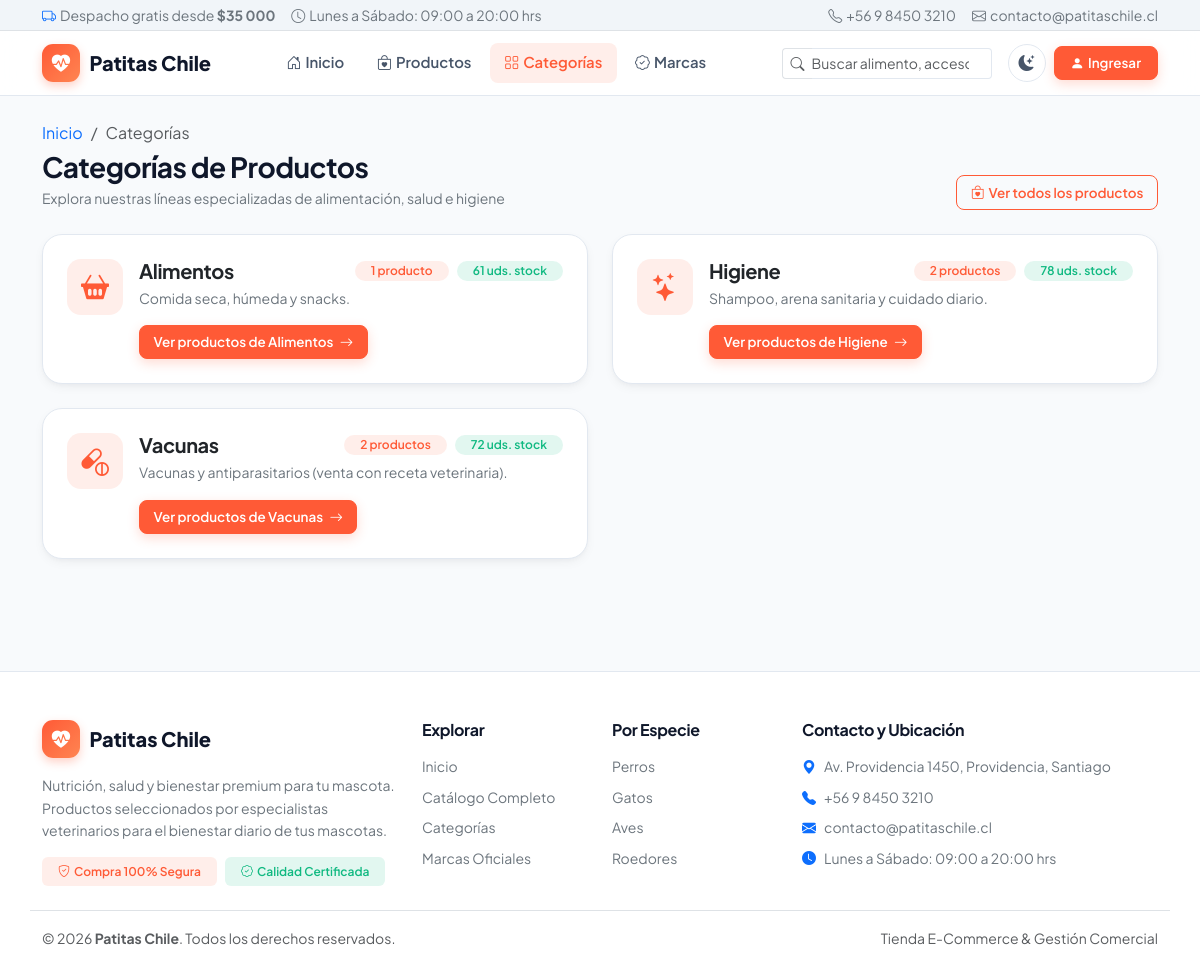
Page /categorias/ on the committed database.
### webapp/models.py (models this page shows, shortened)
class ConfiguracionTienda(models.Model):
    nombre_tienda = models.CharField(max_length=100, default='Patitas Chile')
    slogan = models.CharField(max_length=200, default='Nutrición, salud y bienestar premium para tu mascota')
    email_contacto = models.EmailField(default='contacto@patitaschile.cl')
    telefono_contacto = models.CharField(max_length=30, default='+56 9 8450 3210')
    direccion = models.CharField(max_length=200, default='Av. Providencia 1450, Providencia, Santiago')
    horario_atencion = models.CharField(max_length=120, default='Lunes a Sábado: 09:00 a 20:00 hrs')
    iva_porcentaje = models.PositiveIntegerField(default=19)
    stock_minimo_alerta = models.PositiveIntegerField(default=10)
    envio_gratis_desde = models.PositiveIntegerField(default=35000)
    actualizado = models.DateTimeField(auto_now=True)
    class Meta:
        verbose_name = 'Configuración de Tienda'
        verbose_name_plural = 'Configuraciones de Tienda'
    @classmethod
    def obtener(cls):
        obj, _ = cls.objects.get_or_create(pk=1)
        return obj

class Categoria(models.Model):
    nombre = models.CharField(max_length=60, unique=True)
    descripcion = models.TextField(blank=True)
    class Meta:
        ordering = ['nombre']

### webapp/views.py (the view)
# urls.py: path('categorias/', views.lista_categorias, name='lista_categorias'),
def lista_categorias(request):
    categorias = Categoria.objects.annotate(
        total=Count('productos'),
        stock_total=Sum('productos__stock'),
    )
    return render(request, 'categorias.html', {'categorias': categorias})

### templates/categorias.html (shortened to what this page needs)
{% extends 'base.html' %}
{% block content %}
<div class="fade-in-up">
  <div class="d-flex flex-wrap justify-content-between align-items-end gap-3 mb-4">
    <div>
      <nav aria-label="breadcrumb">
        <ol class="breadcrumb small mb-1">
          <li class="breadcrumb-item"><a href="{% url 'portal_home' %}" class="text-decoration-none">Inicio</a></li>
          <li class="breadcrumb-item active" aria-current="page">Categorías</li>
        </ol>
      </nav>
      <h1 class="h3 fw-bold mb-1">Categorías de Productos</h1>
      <p class="small text-secondary mb-0">Explora nuestras líneas especializadas de alimentación, salud e higiene</p>
    </div>
    <a href="{% url 'lista_productos' %}" class="btn btn-sm btn-outline-primary">
      <i class="bi bi-bag-heart me-1"></i>Ver todos los productos
    </a>
  </div>
  <div class="row g-4 mb-4">
    {% for c in categorias %}
    <div class="col-12 col-md-6">
      <div class="card card-hover h-100 p-4">
        <div class="d-flex align-items-start gap-3">
          <div class="kpi-icon badge-soft-primary fs-3" style="width: 56px; height: 56px;">
            {% if 'Alimento' in c.nombre %}<i class="bi bi-basket2-fill"></i>
            {% elif 'Vacuna' in c.nombre %}<i class="bi bi-capsule-pill"></i>
            {% elif 'Higiene' in c.nombre %}<i class="bi bi-stars"></i>
            {% else %}<i class="bi bi-box2-heart-fill"></i>{% endif %}
          </div>
          <div class="flex-grow-1">
            <div class="d-flex flex-wrap justify-content-between align-items-center gap-2 mb-1">
              <h2 class="h5 fw-bold mb-0">{{ c.nombre }}</h2>
              <div class="d-flex gap-2">
                <span class="badge badge-soft-primary rounded-pill px-3 py-1">{{ c.total }} producto{{ c.total|pluralize }}</span>
                <span class="badge badge-soft-success rounded-pill px-3 py-1">{{ c.stock_total|default:0 }} uds. stock</span>
              </div>
            </div>
            <p class="text-secondary small mb-3">
              {{ c.descripcion|default:"Productos seleccionados para el cuidado integral de tu mascota." }}
            </p>
            <a href="{% url 'lista_productos' %}?categoria={{ c.id }}" class="btn btn-sm btn-primary">
              Ver productos de {{ c.nombre }} <i class="bi bi-arrow-right ms-1"></i>
            </a>
          </div>
        </div>
      </div>
    </div>
    {% endfor %}
  </div>
</div>
{% endblock %}

### templates/base.html (shortened to what this page needs)
{% load static %}
<!DOCTYPE html>
<html lang="es" data-bs-theme="light">
<head>
  <link href="https://cdn.jsdelivr.net/npm/bootstrap@5.3.3/dist/css/bootstrap.min.css" rel="stylesheet">
  <link rel="stylesheet" href="https://cdn.jsdelivr.net/npm/bootstrap-icons@1.11.3/font/bootstrap-icons.min.css">
  <link rel="stylesheet" href="{% static 'css/estilos.css' %}">
</head>
<body class="d-flex flex-column min-vh-100">
  <div class="border-bottom py-1 small" style="background-color: var(--bg-surface-alt);">
    <div class="container d-flex flex-wrap justify-content-between align-items-center gap-2">
      <div class="text-secondary d-flex align-items-center gap-3">
        <span><i class="bi bi-truck text-primary me-1"></i>Despacho gratis desde <strong>${{ config_tienda.envio_gratis_desde|floatformat:"0g" }}</strong></span>
        <span class="d-none d-md-inline"><i class="bi bi-clock me-1"></i>{{ config_tienda.horario_atencion }}</span>
      </div>
      <div class="text-secondary d-flex align-items-center gap-3">
        <span class="d-none d-sm-inline"><i class="bi bi-telephone me-1"></i>{{ config_tienda.telefono_contacto }}</span>
        <span><i class="bi bi-envelope me-1"></i>{{ config_tienda.email_contacto }}</span>
      </div>
    </div>
  </div>
  <nav class="navbar navbar-expand-lg navbar-patitas" aria-label="Navegación principal">
    <div class="container">
      <a class="brand-logo" href="{% url 'portal_home' %}">
        <span class="brand-icon"><i class="bi bi-heart-pulse-fill"></i></span>
        <span>{{ config_tienda.nombre_tienda }}</span>
      </a>
      <div class="d-flex align-items-center gap-2 order-lg-3">
        <button type="button" class="theme-toggle-btn" id="themeToggleBtn" aria-label="Cambiar modo de color" title="Cambiar modo claro/oscuro">
          <i class="bi bi-moon-stars-fill" id="themeToggleIcon"></i>
        </button>
        {% if user.is_authenticated %}
          {% if user.is_superuser %}
          <a class="btn btn-sm btn-primary d-inline-flex align-items-center gap-1" href="{% url 'admin_api' %}">
            <i class="bi bi-grid-1x2-fill"></i>
            <span>Panel Admin</span>
          </a>
          {% endif %}
          <div class="dropdown">
            <button class="btn btn-sm btn-outline-secondary dropdown-toggle d-inline-flex align-items-center gap-1 border" type="button" data-bs-toggle="dropdown" aria-expanded="false">
              <i class="bi bi-person-circle text-primary"></i>
              <span class="d-none d-sm-inline">{{ user.username }}</span>
            </button>
            <ul class="dropdown-menu dropdown-menu-end shadow border-0 rounded-3 mt-2">
              <li class="px-3 py-2 border-bottom">
                <div class="fw-bold small">{{ user.username }}</div>
                <div class="text-muted" style="font-size: 0.75rem;">
                  {% if user.is_superuser %}Administrador General{% elif user.is_staff %}Equipo Staff{% else %}Cliente Registrado{% endif %}
                </div>
              </li>
              {% if user.is_superuser %}
              <li><a class="dropdown-item py-2 small fw-semibold" href="{% url 'admin_api' %}"><i class="bi bi-speedometer2 me-2 text-primary"></i>Panel de Administración</a></li>
              <li><a class="dropdown-item py-2 small" href="{% url 'admin_api' %}?seccion=ventas"><i class="bi bi-receipt-cutoff me-2 text-success"></i>Contabilidad de Ventas</a></li>
              <li><a class="dropdown-item py-2 small" href="{% url 'admin_api' %}?seccion=productos"><i class="bi bi-box-seam me-2 text-info"></i>Gestión de Catálogo</a></li>
              <li><hr class="dropdown-divider"></li>
              {% endif %}
              <li><a class="dropdown-item py-2 small text-danger" href="{% url 'logout' %}"><i class="bi bi-box-arrow-right me-2"></i>Cerrar sesión</a></li>
            </ul>
          </div>
        {% else %}
          <a class="btn btn-sm btn-primary px-3" href="{% url 'login' %}">
            <i class="bi bi-person-fill me-1"></i>Ingresar
          </a>
        {% endif %}
      </div>
      <div class="collapse navbar-collapse order-lg-2" id="navMenu">
        <ul class="navbar-nav mx-auto mb-2 mb-lg-0 gap-1">
          <li class="nav-item">
            <a class="nav-link {% if nav_home %}active{% endif %}" href="{% url 'portal_home' %}">
              <i class="bi bi-house-door me-1"></i>Inicio
            </a>
          </li>
          <li class="nav-item">
            <a class="nav-link {% if nav_productos %}active{% endif %}" href="{% url 'lista_productos' %}">
              <i class="bi bi-bag-heart me-1"></i>Productos
            </a>
          </li>
          <li class="nav-item">
            <a class="nav-link {% if nav_categorias %}active{% endif %}" href="{% url 'lista_categorias' %}">
              <i class="bi bi-grid me-1"></i>Categorías
            </a>
          </li>
          <li class="nav-item">
            <a class="nav-link {% if nav_marcas %}active{% endif %}" href="{% url 'lista_marcas' %}">
              <i class="bi bi-patch-check me-1"></i>Marcas
            </a>
          </li>
        </ul>
        <form action="{% url 'lista_productos' %}" method="get" class="d-flex me-lg-3 my-2 my-lg-0" role="search">
          <div class="input-group input-group-sm">
            <span class="input-group-text bg-transparent border-end-0 text-muted"><i class="bi bi-search"></i></span>
            <input type="search" name="q" value="{{ q_sel|default:'' }}" class="form-control border-start-0 ps-0" placeholder="Buscar alimento, accesorio..." aria-label="Buscar productos">
          </div>
        </form>
      </div>
    </div>
  </nav>
  <main class="{% block main_class %}container my-4 flex-grow-1{% endblock %}">
    {% block content %}
    {% endblock %}
  </main>
  <footer class="footer-patitas pt-5 pb-4">
    <div class="container">
      <div class="row g-4 pb-4 border-bottom">
        <div class="col-lg-4">
          <a class="brand-logo mb-3" href="{% url 'portal_home' %}">
            <span class="brand-icon"><i class="bi bi-heart-pulse-fill"></i></span>
            <span>{{ config_tienda.nombre_tienda }}</span>
          </a>
          <p class="small text-secondary mb-3">{{ config_tienda.slogan }}. Productos seleccionados por especialistas veterinarios para el bienestar diario de tus mascotas.</p>
          <div class="d-flex gap-2">
            <span class="badge badge-soft-primary px-3 py-2"><i class="bi bi-shield-check me-1"></i>Compra 100% Segura</span>
            <span class="badge badge-soft-success px-3 py-2"><i class="bi bi-patch-check me-1"></i>Calidad Certificada</span>
          </div>
        </div>
        <div class="col-6 col-md-4 col-lg-2">
          <h6 class="fw-bold mb-3">Explorar</h6>
          <ul class="list-unstyled small d-flex flex-column gap-2 mb-0">
            <li><a href="{% url 'portal_home' %}" class="text-secondary text-decoration-none">Inicio</a></li>
            <li><a href="{% url 'lista_productos' %}" class="text-secondary text-decoration-none">Catálogo Completo</a></li>
            <li><a href="{% url 'lista_categorias' %}" class="text-secondary text-decoration-none">Categorías</a></li>
            <li><a href="{% url 'lista_marcas' %}" class="text-secondary text-decoration-none">Marcas Oficiales</a></li>
          </ul>
        </div>
        <div class="col-6 col-md-4 col-lg-2">
          <h6 class="fw-bold mb-3">Por Especie</h6>
          <ul class="list-unstyled small d-flex flex-column gap-2 mb-0">
            <li><a href="{% url 'lista_productos' %}?especie=perro" class="text-secondary text-decoration-none">Perros</a></li>
            <li><a href="{% url 'lista_productos' %}?especie=gato" class="text-secondary text-decoration-none">Gatos</a></li>
            <li><a href="{% url 'lista_productos' %}?especie=ave" class="text-secondary text-decoration-none">Aves</a></li>
            <li><a href="{% url 'lista_productos' %}?especie=roedor" class="text-secondary text-decoration-none">Roedores</a></li>
          </ul>
        </div>
        <div class="col-md-4 col-lg-4">
          <h6 class="fw-bold mb-3">Contacto y Ubicación</h6>
          <ul class="list-unstyled small d-flex flex-column gap-2 mb-0 text-secondary">
            <li><i class="bi bi-geo-alt-fill text-primary me-2"></i>{{ config_tienda.direccion }}</li>
            <li><i class="bi bi-telephone-fill text-primary me-2"></i>{{ config_tienda.telefono_contacto }}</li>
            <li><i class="bi bi-envelope-fill text-primary me-2"></i>{{ config_tienda.email_contacto }}</li>
            <li><i class="bi bi-clock-fill text-primary me-2"></i>{{ config_tienda.horario_atencion }}</li>
          </ul>
        </div>
      </div>
      <div class="d-flex flex-wrap justify-content-between align-items-center pt-3 small text-muted">
        <div>© {% now "Y" %} <strong>{{ config_tienda.nombre_tienda }}</strong>. Todos los derechos reservados.</div>
        <div>Tienda E-Commerce & Gestión Comercial</div>
      </div>
    </div>
  </footer>
</body>
</html>

### rows in the picture
ConfiguracionTienda: envio_gratis_desde "35 000", horario_atencion "Lunes a Sábado: 09:00 a 20:00 hrs", telefono_contacto "+56 9 8450 3210", email_contacto "contacto@patitaschile.cl", nombre_tienda "Patitas Chile", slogan "Nutrición, salud y bienestar premium para tu mascota", direccion "Av. Providencia 1450, Providencia, Santiago"
Categoria: nombre "Alimentos", total "1", stock_total "61", descripcion "Comida seca, húmeda y snacks."
Categoria: nombre "Higiene", total "2", stock_total "78", descripcion "Shampoo, arena sanitaria y cuidado diario."
Categoria: nombre "Vacunas", total "2", stock_total "72", descripcion "Vacunas y antiparasitarios (venta con receta veterinaria)."
